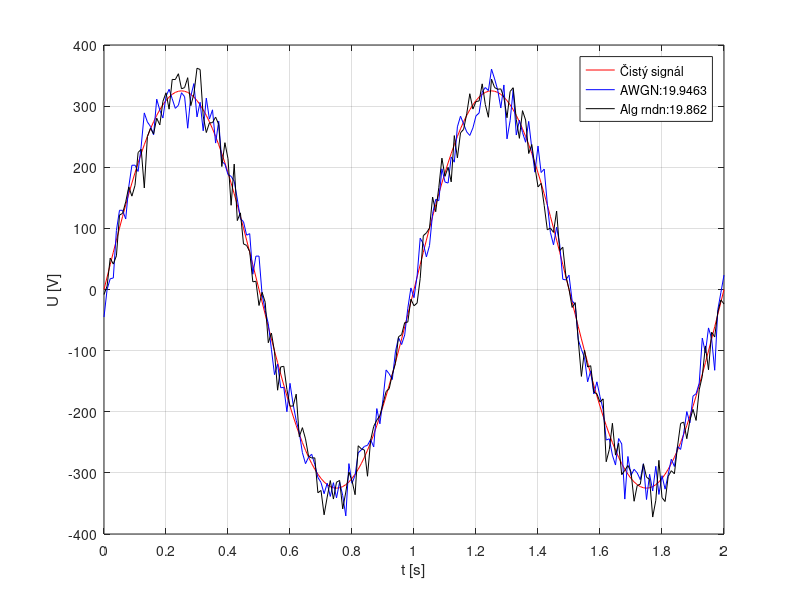

Reproduce this figure in MATLAB.
close all;
clear all;
N = 2;
f_sig = 1;
f_sample = 100;
t = 0:1/f_sample:(2*1/f_sig);

AMP = 325;
DC = 0;
SNR = 20; %dB
SNRlin = AMP/sqrt(2)/10^(SNR/20);

sine = DC+AMP*sin(2*f_sig*pi*t);

out_awgn = awgn(sine,SNR,'measured');
noise = SNRlin*(randn(size(t)));

out_alg = sine+noise;

%Pocitam neco spatne, nebo jenom blbe generuju šum?
SNR_realAWGN = 20*log10(rms(sine)/rms(out_awgn-sine));
SNR_realFNC = 20*log10(rms(sine)/rms(noise));

plot(t,sine,'color','r');
hold on;
plot(t,out_awgn,'color','b');
hold on;
plot(t,out_alg,'color','k');
hold on;
xlabel('t [s]');
ylabel('U [V]');
grid on;
set(gca, 'xtick', 0:0.2:2);
set(gca, 'ytick', -500:100:500);
legend('Čistý signál',strcat('AWGN: ',num2str(SNR_realAWGN)),strcat('Alg rndn: ', num2str(SNR_realFNC)));